Frame 1 (no input): blank canvas, image omitted
Frame 60 (the mouse pressed at the canvas centre just before this capture): blank canvas, image omitted
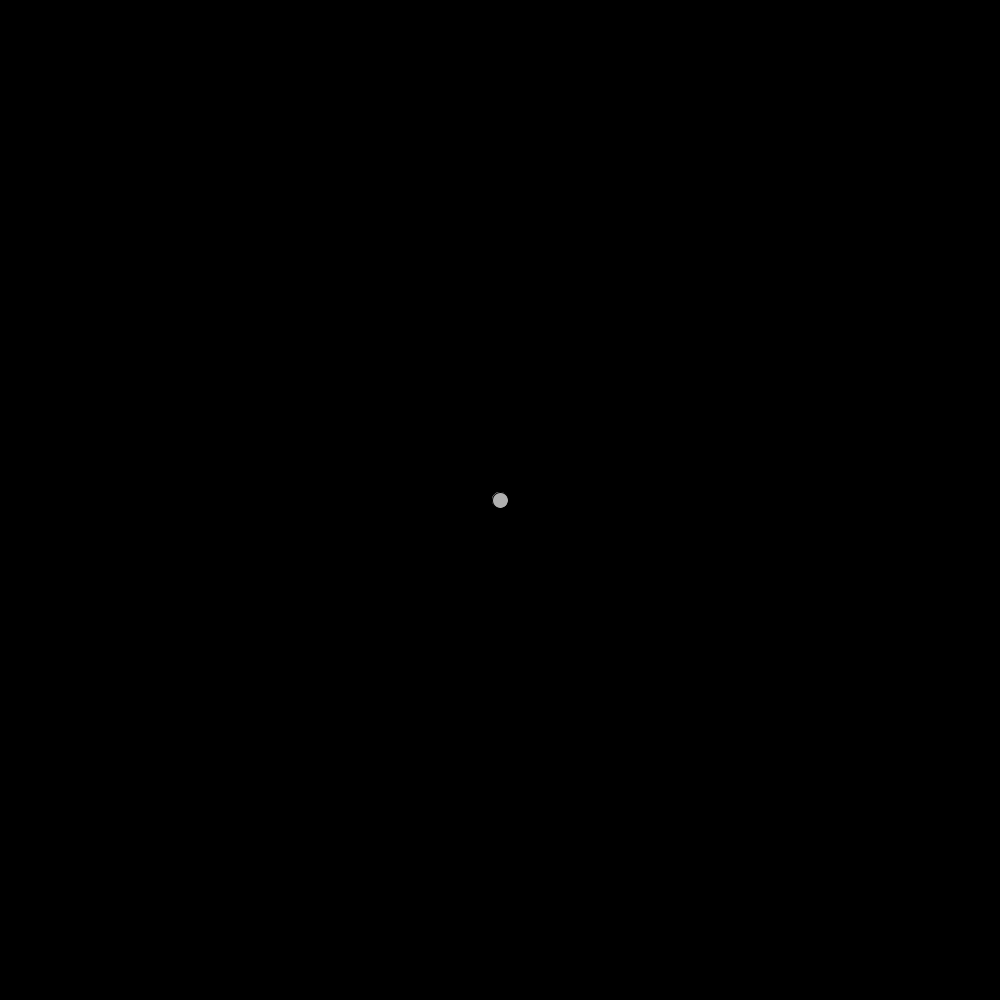
Frame 120 (the mouse held since frame 60 and released just before this capture)

The Processing sketch whose frames 1 and 60 were blank and that drew this single picture after the mouse press (run headless with seeded random() and noise(); from frame 60 on, the mouse is pressed at the canvas centre):

// Processing sketch: teleport
// ── teleport.pde
// Creating an array of objects.
Mover[] movers = new Mover[3];

void setup() {
  size(1000,1000);
  smooth();
  background(255);
  // Initializing all the elements of the array
  for (int i = 0; i < movers.length; i++) {
    movers[i] = new Mover(); 
  }
}

void draw() {
  background(0);

  // Calling functions of all of the objects in the array.
  for (int i = 0; i < movers.length; i++) {
    movers[i].update();
    movers[i].display(); 
  }
}

class Mover {

  PVector location;
  
  Mover() {
    location = new PVector(random(width),random(height));
  }

  void update() {
    PVector mouse = new PVector(mouseX,mouseY);
    PVector dir = PVector.sub(mouse,location);  // Find vector pointing towards mouse
    location.add(dir);
  }

  void display() {
    stroke(0);
    fill(175);
    ellipse(location.x,location.y,16,16);
  }

}
